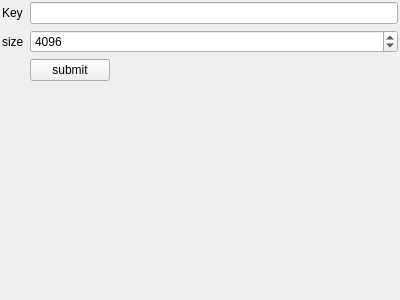
<?xml version="1.0" encoding="UTF-8"?>
<ui version="4.0">
 <class>SharedMemPosixWidget</class>
 <widget class="QWidget" name="SharedMemPosixWidget">
  <property name="geometry">
   <rect>
    <x>0</x>
    <y>0</y>
    <width>400</width>
    <height>300</height>
   </rect>
  </property>
  <property name="windowTitle">
   <string>Form</string>
  </property>
  <layout class="QFormLayout" name="formLayout">
   <property name="leftMargin">
    <number>2</number>
   </property>
   <property name="topMargin">
    <number>2</number>
   </property>
   <property name="rightMargin">
    <number>2</number>
   </property>
   <property name="bottomMargin">
    <number>2</number>
   </property>
   <item row="0" column="0">
    <widget class="QLabel" name="keyLabel">
     <property name="text">
      <string>Key</string>
     </property>
    </widget>
   </item>
   <item row="0" column="1">
    <widget class="QLineEdit" name="keyLineEdit"/>
   </item>
   <item row="1" column="0">
    <widget class="QLabel" name="sizeLabel">
     <property name="text">
      <string>size</string>
     </property>
    </widget>
   </item>
   <item row="1" column="1">
    <widget class="QSpinBox" name="sizeSpinBox">
     <property name="minimum">
      <number>1</number>
     </property>
     <property name="maximum">
      <number>2147483647</number>
     </property>
     <property name="value">
      <number>4096</number>
     </property>
    </widget>
   </item>
   <item row="2" column="1">
    <widget class="QPushButton" name="submitPushButton">
     <property name="sizePolicy">
      <sizepolicy hsizetype="Maximum" vsizetype="Fixed">
       <horstretch>0</horstretch>
       <verstretch>0</verstretch>
      </sizepolicy>
     </property>
     <property name="text">
      <string>submit</string>
     </property>
    </widget>
   </item>
  </layout>
 </widget>
 <resources/>
 <connections/>
</ui>
